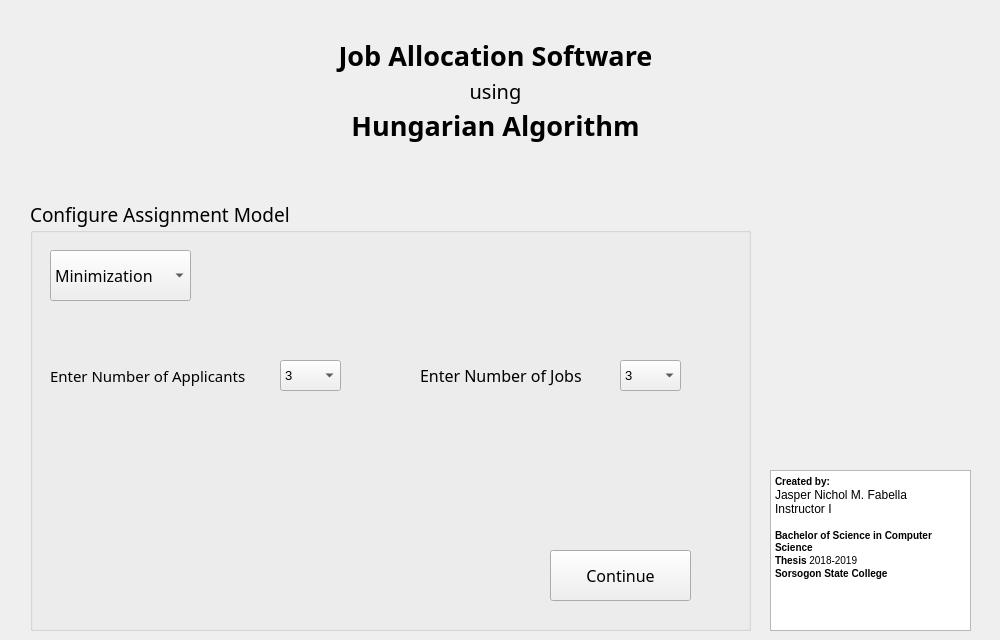
    <widget class="QWidget" name="tab">
     <attribute name="title">
      <string>Tab 1</string>
     </attribute>
     <widget class="QLabel" name="label">
      <property name="geometry">
       <rect>
        <x>0</x>
        <y>30</y>
        <width>991</width>
        <height>51</height>
       </rect>
      </property>
      <property name="font">
       <font>
        <family>Segoe UI Light</family>
        <pointsize>20</pointsize>
        <weight>75</weight>
        <bold>true</bold>
        <kerning>true</kerning>
       </font>
      </property>
      <property name="text">
       <string>Job Allocation Software</string>
      </property>
      <property name="alignment">
       <set>Qt::AlignCenter</set>
      </property>
     </widget>
     <widget class="QGroupBox" name="groupBox">
      <property name="geometry">
       <rect>
        <x>30</x>
        <y>200</y>
        <width>721</width>
        <height>431</height>
       </rect>
      </property>
      <property name="font">
       <font>
        <family>Segoe UI Light</family>
        <pointsize>14</pointsize>
       </font>
      </property>
      <property name="title">
       <string>Configure Assignment Model</string>
      </property>
      <widget class="QComboBox" name="hungarianChooser">
       <property name="geometry">
        <rect>
         <x>20</x>
         <y>50</y>
         <width>141</width>
         <height>51</height>
        </rect>
       </property>
       <property name="font">
        <font>
         <family>Segoe UI Light</family>
         <pointsize>12</pointsize>
        </font>
       </property>
       <item>
        <property name="text">
         <string>Minimization</string>
        </property>
       </item>
       <item>
        <property name="text">
         <string>Maximization</string>
        </property>
       </item>
      </widget>
      <widget class="QLabel" name="label_2">
       <property name="geometry">
        <rect>
         <x>20</x>
         <y>160</y>
         <width>251</width>
         <height>31</height>
        </rect>
       </property>
       <property name="font">
        <font>
         <family>Segoe UI Light</family>
         <pointsize>11</pointsize>
         <kerning>true</kerning>
        </font>
       </property>
       <property name="text">
        <string>Enter Number of Applicants</string>
       </property>
       <property name="alignment">
        <set>Qt::AlignLeading|Qt::AlignLeft|Qt::AlignVCenter</set>
       </property>
      </widget>
      <widget class="QComboBox" name="rowNumber">
       <property name="geometry">
        <rect>
         <x>250</x>
         <y>160</y>
         <width>61</width>
         <height>31</height>
        </rect>
       </property>
       <property name="font">
        <font>
         <family>Segoe UI</family>
         <pointsize>10</pointsize>
        </font>
       </property>
       <item>
        <property name="text">
         <string>3</string>
        </property>
       </item>
       <item>
        <property name="text">
         <string>4</string>
        </property>
       </item>
       <item>
        <property name="text">
         <string>5</string>
        </property>
       </item>
       <item>
        <property name="text">
         <string>6</string>
        </property>
       </item>
       <item>
        <property name="text">
         <string>7</string>
        </property>
       </item>
       <item>
        <property name="text">
         <string>8</string>
        </property>
       </item>
       <item>
        <property name="text">
         <string>9</string>
        </property>
       </item>
       <item>
        <property name="text">
         <string>10</string>
        </property>
       </item>
       <item>
        <property name="text">
         <string>11</string>
        </property>
       </item>
       <item>
        <property name="text">
         <string>12</string>
        </property>
       </item>
       <item>
        <property name="text">
         <string>13</string>
        </property>
       </item>
       <item>
        <property name="text">
         <string>14</string>
        </property>
       </item>
       <item>
        <property name="text">
         <string>15</string>
        </property>
       </item>
       <item>
        <property name="text">
         <string>16</string>
        </property>
       </item>
       <item>
        <property name="text">
         <string>17</string>
        </property>
       </item>
       <item>
        <property name="text">
         <string>18</string>
        </property>
       </item>
       <item>
        <property name="text">
         <string>19</string>
        </property>
       </item>
       <item>
        <property name="text">
         <string>20</string>
        </property>
       </item>
       <item>
        <property name="text">
         <string>21</string>
        </property>
       </item>
       <item>
        <property name="text">
         <string>22</string>
        </property>
       </item>
       <item>
        <property name="text">
         <string>23</string>
        </property>
       </item>
       <item>
        <property name="text">
         <string>24</string>
        </property>
       </item>
       <item>
        <property name="text">
         <string>25</string>
        </property>
       </item>
       <item>
        <property name="text">
         <string>26</string>
        </property>
       </item>
       <item>
        <property name="text">
         <string>27</string>
        </property>
       </item>
       <item>
        <property name="text">
         <string>28</string>
        </property>
       </item>
       <item>
        <property name="text">
         <string>29</string>
        </property>
       </item>
       <item>
        <property name="text">
         <string>30</string>
        </property>
       </item>
       <item>
        <property name="text">
         <string>31</string>
        </property>
       </item>
       <item>
        <property name="text">
         <string>32</string>
        </property>
       </item>
       <item>
        <property name="text">
         <string>33</string>
        </property>
       </item>
       <item>
        <property name="text">
         <string>34</string>
        </property>
       </item>
       <item>
        <property name="text">
         <string>35</string>
        </property>
       </item>
       <item>
        <property name="text">
         <string>36</string>
        </property>
       </item>
       <item>
        <property name="text">
         <string>37</string>
        </property>
       </item>
       <item>
        <property name="text">
         <string>38</string>
        </property>
       </item>
       <item>
        <property name="text">
         <string>39</string>
        </property>
       </item>
       <item>
        <property name="text">
         <string>40</string>
        </property>
       </item>
       <item>
        <property name="text">
         <string>41</string>
        </property>
       </item>
       <item>
        <property name="text">
         <string>42</string>
        </property>
       </item>
       <item>
        <property name="text">
         <string>43</string>
        </property>
       </item>
       <item>
        <property name="text">
         <string>44</string>
        </property>
       </item>
       <item>
        <property name="text">
         <string>45</string>
        </property>
       </item>
       <item>
        <property name="text">
         <string>46</string>
        </property>
       </item>
       <item>
        <property name="text">
         <string>47</string>
        </property>
       </item>
       <item>
        <property name="text">
         <string>48</string>
        </property>
       </item>
       <item>
        <property name="text">
         <string>49</string>
        </property>
       </item>
       <item>
        <property name="text">
         <string>50</string>
        </property>
       </item>
       <item>
        <property name="text">
         <string>51</string>
        </property>
       </item>
       <item>
        <property name="text">
         <string>52</string>
        </property>
       </item>
       <item>
        <property name="text">
         <string>53</string>
        </property>
       </item>
       <item>
        <property name="text">
         <string>54</string>
        </property>
       </item>
       <item>
        <property name="text">
         <string>55</string>
        </property>
       </item>
       <item>
        <property name="text">
         <string>56</string>
        </property>
       </item>
       <item>
        <property name="text">
         <string>57</string>
        </property>
       </item>
       <item>
        <property name="text">
         <string>58</string>
        </property>
       </item>
       <item>
        <property name="text">
         <string>59</string>
        </property>
       </item>
       <item>
        <property name="text">
         <string>60</string>
        </property>
       </item>
       <item>
        <property name="text">
         <string>61</string>
        </property>
       </item>
       <item>
        <property name="text">
         <string>62</string>
        </property>
       </item>
       <item>
        <property name="text">
         <string>63</string>
        </property>
       </item>
       <item>
        <property name="text">
         <string>64</string>
        </property>
       </item>
       <item>
        <property name="text">
         <string>65</string>
        </property>
       </item>
       <item>
        <property name="text">
         <string>66</string>
        </property>
       </item>
       <item>
        <property name="text">
         <string>67</string>
        </property>
       </item>
       <item>
        <property name="text">
         <string>68</string>
        </property>
       </item>
       <item>
        <property name="text">
         <string>69</string>
        </property>
       </item>
       <item>
        <property name="text">
         <string>70</string>
        </property>
       </item>
       <item>
        <property name="text">
         <string>71</string>
        </property>
       </item>
       <item>
        <property name="text">
         <string>72</string>
        </property>
       </item>
       <item>
        <property name="text">
         <string>73</string>
        </property>
       </item>
       <item>
        <property name="text">
         <string>74</string>
        </property>
       </item>
       <item>
        <property name="text">
         <string>75</string>
        </property>
       </item>
       <item>
        <property name="text">
         <string>76</string>
        </property>
       </item>
       <item>
        <property name="text">
         <string>77</string>
        </property>
       </item>
       <item>
        <property name="text">
         <string>78</string>
        </property>
       </item>
       <item>
        <property name="text">
         <string>79</string>
        </property>
       </item>
       <item>
        <property name="text">
         <string>80</string>
        </property>
       </item>
       <item>
        <property name="text">
         <string>81</string>
        </property>
       </item>
       <item>
        <property name="text">
         <string>82</string>
        </property>
       </item>
       <item>
        <property name="text">
         <string>83</string>
        </property>
       </item>
       <item>
        <property name="text">
         <string>84</string>
        </property>
       </item>
       <item>
        <property name="text">
         <string>85</string>
        </property>
       </item>
       <item>
        <property name="text">
         <string>86</string>
        </property>
       </item>
       <item>
        <property name="text">
         <string>87</string>
        </property>
       </item>
       <item>
        <property name="text">
         <string>88</string>
        </property>
       </item>
       <item>
        <property name="text">
         <string>89</string>
        </property>
       </item>
       <item>
        <property name="text">
         <string>90</string>
        </property>
       </item>
       <item>
        <property name="text">
         <string>91</string>
        </property>
       </item>
       <item>
        <property name="text">
         <string>92</string>
        </property>
       </item>
       <item>
        <property name="text">
         <string>93</string>
        </property>
       </item>
       <item>
        <property name="text">
         <string>94</string>
        </property>
       </item>
       <item>
        <property name="text">
         <string>95</string>
        </property>
       </item>
       <item>
        <property name="text">
         <string>96</string>
        </property>
       </item>
       <item>
        <property name="text">
         <string>97</string>
        </property>
       </item>
       <item>
        <property name="text">
         <string>98</string>
        </property>
       </item>
       <item>
        <property name="text">
         <string>99</string>
        </property>
       </item>
       <item>
        <property name="text">
         <string>100</string>
        </property>
       </item>
      </widget>
      <widget class="QLabel" name="label_3">
       <property name="geometry">
        <rect>
         <x>390</x>
         <y>160</y>
         <width>201</width>
         <height>31</height>
        </rect>
       </property>
       <property name="font">
        <font>
         <family>Segoe UI Light</family>
         <pointsize>12</pointsize>
         <kerning>true</kerning>
        </font>
       </property>
       <property name="text">
        <string>Enter Number of Jobs</string>
       </property>
       <property name="alignment">
        <set>Qt::AlignLeading|Qt::AlignLeft|Qt::AlignVCenter</set>
       </property>
      </widget>
      <widget class="QComboBox" name="columnNumber">
       <property name="geometry">
        <rect>
         <x>590</x>
         <y>160</y>
         <width>61</width>
         <height>31</height>
        </rect>
       </property>
       <property name="font">
        <font>
         <family>Segoe UI</family>
         <pointsize>10</pointsize>
        </font>
       </property>
       <item>
        <property name="text">
         <string>3</string>
        </property>
       </item>
       <item>
        <property name="text">
         <string>4</string>
        </property>
       </item>
       <item>
        <property name="text">
         <string>5</string>
        </property>
       </item>
       <item>
        <property name="text">
         <string>6</string>
        </property>
       </item>
       <item>
        <property name="text">
         <string>7</string>
        </property>
       </item>
       <item>
        <property name="text">
         <string>8</string>
        </property>
       </item>
       <item>
        <property name="text">
         <string>9</string>
        </property>
       </item>
       <item>
        <property name="text">
         <string>10</string>
        </property>
       </item>
       <item>
        <property name="text">
         <string>11</string>
        </property>
       </item>
       <item>
        <property name="text">
         <string>12</string>
        </property>
       </item>
       <item>
        <property name="text">
         <string>13</string>
        </property>
       </item>
       <item>
        <property name="text">
         <string>14</string>
        </property>
       </item>
       <item>
        <property name="text">
         <string>15</string>
        </property>
       </item>
       <item>
        <property name="text">
         <string>16</string>
        </property>
       </item>
       <item>
        <property name="text">
         <string>17</string>
        </property>
       </item>
       <item>
        <property name="text">
         <string>18</string>
        </property>
       </item>
       <item>
        <property name="text">
         <string>19</string>
        </property>
       </item>
       <item>
        <property name="text">
         <string>20</string>
        </property>
       </item>
       <item>
        <property name="text">
         <string>21</string>
        </property>
       </item>
       <item>
        <property name="text">
         <string>22</string>
        </property>
       </item>
       <item>
        <property name="text">
         <string>23</string>
        </property>
       </item>
       <item>
        <property name="text">
         <string>24</string>
        </property>
       </item>
       <item>
        <property name="text">
         <string>25</string>
        </property>
       </item>
       <item>
        <property name="text">
         <string>26</string>
        </property>
       </item>
       <item>
        <property name="text">
         <string>27</string>
        </property>
       </item>
       <item>
        <property name="text">
         <string>28</string>
        </property>
       </item>
       <item>
        <property name="text">
         <string>29</string>
        </property>
       </item>
       <item>
        <property name="text">
         <string>30</string>
        </property>
       </item>
       <item>
        <property name="text">
         <string>31</string>
        </property>
       </item>
       <item>
        <property name="text">
         <string>32</string>
        </property>
       </item>
       <item>
        <property name="text">
         <string>33</string>
        </property>
       </item>
       <item>
        <property name="text">
         <string>34</string>
        </property>
       </item>
       <item>
        <property name="text">
         <string>35</string>
        </property>
       </item>
       <item>
        <property name="text">
         <string>36</string>
        </property>
       </item>
       <item>
        <property name="text">
         <string>37</string>
        </property>
       </item>
       <item>
        <property name="text">
         <string>38</string>
        </property>
       </item>
       <item>
        <property name="text">
         <string>39</string>
        </property>
       </item>
       <item>
        <property name="text">
         <string>40</string>
        </property>
       </item>
       <item>
        <property name="text">
         <string>41</string>
        </property>
       </item>
       <item>
        <property name="text">
         <string>42</string>
        </property>
       </item>
       <item>
        <property name="text">
         <string>43</string>
        </property>
       </item>
       <item>
        <property name="text">
         <string>44</string>
        </property>
       </item>
       <item>
        <property name="text">
         <string>45</string>
        </property>
       </item>
       <item>
        <property name="text">
         <string>46</string>
        </property>
       </item>
       <item>
        <property name="text">
         <string>47</string>
        </property>
       </item>
       <item>
        <property name="text">
         <string>48</string>
        </property>
       </item>
       <item>
        <property name="text">
         <string>49</string>
        </property>
       </item>
       <item>
        <property name="text">
         <string>50</string>
        </property>
       </item>
       <item>
        <property name="text">
         <string>51</string>
        </property>
       </item>
       <item>
        <property name="text">
         <string>52</string>
        </property>
       </item>
       <item>
        <property name="text">
         <string>53</string>
        </property>
       </item>
       <item>
        <property name="text">
         <string>54</string>
        </property>
       </item>
       <item>
        <property name="text">
         <string>55</string>
        </property>
       </item>
       <item>
        <property name="text">
         <string>56</string>
        </property>
       </item>
       <item>
        <property name="text">
         <string>57</string>
        </property>
       </item>
       <item>
        <property name="text">
         <string>58</string>
        </property>
       </item>
       <item>
        <property name="text">
         <string>59</string>
        </property>
       </item>
       <item>
        <property name="text">
         <string>60</string>
        </property>
       </item>
       <item>
        <property name="text">
         <string>61</string>
        </property>
       </item>
       <item>
        <property name="text">
         <string>62</string>
        </property>
       </item>
       <item>
        <property name="text">
         <string>63</string>
        </property>
       </item>
       <item>
        <property name="text">
         <string>64</string>
        </property>
       </item>
       <item>
        <property name="text">
         <string>65</string>
        </property>
       </item>
       <item>
        <property name="text">
         <string>66</string>
        </property>
       </item>
       <item>
        <property name="text">
         <string>67</string>
        </property>
       </item>
       <item>
        <property name="text">
         <string>68</string>
        </property>
       </item>
       <item>
        <property name="text">
         <string>69</string>
        </property>
       </item>
       <item>
        <property name="text">
         <string>70</string>
        </property>
       </item>
       <item>
        <property name="text">
         <string>71</string>
        </property>
       </item>
       <item>
        <property name="text">
         <string>72</string>
        </property>
       </item>
       <item>
        <property name="text">
         <string>73</string>
        </property>
       </item>
       <item>
        <property name="text">
         <string>74</string>
        </property>
       </item>
       <item>
        <property name="text">
         <string>75</string>
        </property>
       </item>
       <item>
        <property name="text">
         <string>76</string>
        </property>
       </item>
       <item>
        <property name="text">
         <string>77</string>
        </property>
       </item>
       <item>
        <property name="text">
         <string>78</string>
        </property>
       </item>
       <item>
        <property name="text">
         <string>79</string>
        </property>
       </item>
       <item>
        <property name="text">
         <string>80</string>
        </property>
       </item>
       <item>
        <property name="text">
         <string>81</string>
        </property>
       </item>
       <item>
        <property name="text">
         <string>82</string>
        </property>
       </item>
       <item>
        <property name="text">
         <string>83</string>
        </property>
       </item>
       <item>
        <property name="text">
         <string>84</string>
        </property>
       </item>
       <item>
        <property name="text">
         <string>85</string>
        </property>
       </item>
       <item>
        <property name="text">
         <string>86</string>
        </property>
       </item>
       <item>
        <property name="text">
         <string>87</string>
        </property>
       </item>
       <item>
        <property name="text">
         <string>88</string>
        </property>
       </item>
       <item>
        <property name="text">
         <string>89</string>
        </property>
       </item>
       <item>
        <property name="text">
         <string>90</string>
        </property>
       </item>
       <item>
        <property name="text">
         <string>91</string>
        </property>
       </item>
       <item>
        <property name="text">
         <string>92</string>
        </property>
       </item>
       <item>
        <property name="text">
         <string>93</string>
        </property>
       </item>
       <item>
        <property name="text">
         <string>94</string>
        </property>
       </item>
       <item>
        <property name="text">
         <string>95</string>
        </property>
       </item>
       <item>
        <property name="text">
         <string>96</string>
        </property>
       </item>
       <item>
        <property name="text">
         <string>97</string>
        </property>
       </item>
       <item>
        <property name="text">
         <string>98</string>
        </property>
       </item>
       <item>
        <property name="text">
         <string>99</string>
        </property>
       </item>
       <item>
        <property name="text">
         <string>100</string>
        </property>
       </item>
      </widget>
      <widget class="QPushButton" name="configureAssignmentButton">
       <property name="geometry">
        <rect>
         <x>520</x>
         <y>350</y>
         <width>141</width>
         <height>51</height>
        </rect>
       </property>
       <property name="font">
        <font>
         <family>Segoe UI Light</family>
         <pointsize>12</pointsize>
        </font>
       </property>
       <property name="text">
        <string>Continue</string>
       </property>
      </widget>
     </widget>
     <widget class="QLabel" name="label_10">
      <property name="geometry">
       <rect>
        <x>0</x>
        <y>70</y>
        <width>991</width>
        <height>41</height>
       </rect>
      </property>
      <property name="font">
       <font>
        <family>Segoe UI Light</family>
        <pointsize>15</pointsize>
        <kerning>true</kerning>
       </font>
      </property>
      <property name="text">
       <string>using</string>
      </property>
      <property name="alignment">
       <set>Qt::AlignCenter</set>
      </property>
     </widget>
     <widget class="QLabel" name="label_11">
      <property name="geometry">
       <rect>
        <x>0</x>
        <y>100</y>
        <width>991</width>
        <height>51</height>
       </rect>
      </property>
      <property name="font">
       <font>
        <family>Segoe UI Light</family>
        <pointsize>20</pointsize>
        <weight>75</weight>
        <bold>true</bold>
        <kerning>true</kerning>
       </font>
      </property>
      <property name="text">
       <string>Hungarian Algorithm</string>
      </property>
      <property name="alignment">
       <set>Qt::AlignCenter</set>
      </property>
     </widget>
     <widget class="QTextBrowser" name="textBrowser_2">
      <property name="geometry">
       <rect>
        <x>770</x>
        <y>470</y>
        <width>201</width>
        <height>161</height>
       </rect>
      </property>
      <property name="html">
       <string>&lt;!DOCTYPE HTML PUBLIC &quot;-//W3C//DTD HTML 4.0//EN&quot; &quot;http://www.w3.org/TR/REC-html40/strict.dtd&quot;&gt;
&lt;html&gt;&lt;head&gt;&lt;meta name=&quot;qrichtext&quot; content=&quot;1&quot; /&gt;&lt;style type=&quot;text/css&quot;&gt;
p, li { white-space: pre-wrap; }
&lt;/style&gt;&lt;/head&gt;&lt;body style=&quot; font-family:'Sans Serif'; font-size:9pt; font-weight:400; font-style:normal;&quot;&gt;
&lt;p style=&quot; margin-top:0px; margin-bottom:0px; margin-left:0px; margin-right:0px; -qt-block-indent:0; text-indent:0px;&quot;&gt;&lt;span style=&quot; font-family:'MS Shell Dlg 2'; font-size:7.8pt; font-weight:600;&quot;&gt;Created by:&lt;/span&gt;&lt;/p&gt;
&lt;p style=&quot; margin-top:0px; margin-bottom:0px; margin-left:0px; margin-right:0px; -qt-block-indent:0; text-indent:0px;&quot;&gt;Jasper Nichol M. Fabella&lt;/p&gt;
&lt;p style=&quot; margin-top:0px; margin-bottom:0px; margin-left:0px; margin-right:0px; -qt-block-indent:0; text-indent:0px;&quot;&gt;Instructor I&lt;/p&gt;
&lt;p style=&quot;-qt-paragraph-type:empty; margin-top:0px; margin-bottom:0px; margin-left:0px; margin-right:0px; -qt-block-indent:0; text-indent:0px; font-family:'MS Shell Dlg 2'; font-size:7.8pt;&quot;&gt;&lt;br /&gt;&lt;/p&gt;
&lt;p style=&quot; margin-top:0px; margin-bottom:0px; margin-left:0px; margin-right:0px; -qt-block-indent:0; text-indent:0px;&quot;&gt;&lt;span style=&quot; font-family:'MS Shell Dlg 2'; font-size:7.8pt; font-weight:600;&quot;&gt;Bachelor of Science in Computer Science&lt;/span&gt;&lt;/p&gt;
&lt;p style=&quot; margin-top:0px; margin-bottom:0px; margin-left:0px; margin-right:0px; -qt-block-indent:0; text-indent:0px;&quot;&gt;&lt;span style=&quot; font-family:'MS Shell Dlg 2'; font-size:7.8pt; font-weight:600;&quot;&gt;Thesis&lt;/span&gt;&lt;span style=&quot; font-family:'MS Shell Dlg 2'; font-size:7.8pt;&quot;&gt; 2018-2019&lt;/span&gt;&lt;/p&gt;
&lt;p style=&quot; margin-top:0px; margin-bottom:0px; margin-left:0px; margin-right:0px; -qt-block-indent:0; text-indent:0px;&quot;&gt;&lt;span style=&quot; font-family:'MS Shell Dlg 2'; font-size:7.8pt; font-weight:600;&quot;&gt;Sorsogon State College&lt;/span&gt;&lt;/p&gt;&lt;/body&gt;&lt;/html&gt;</string>
      </property>
     </widget>
    </widget>
